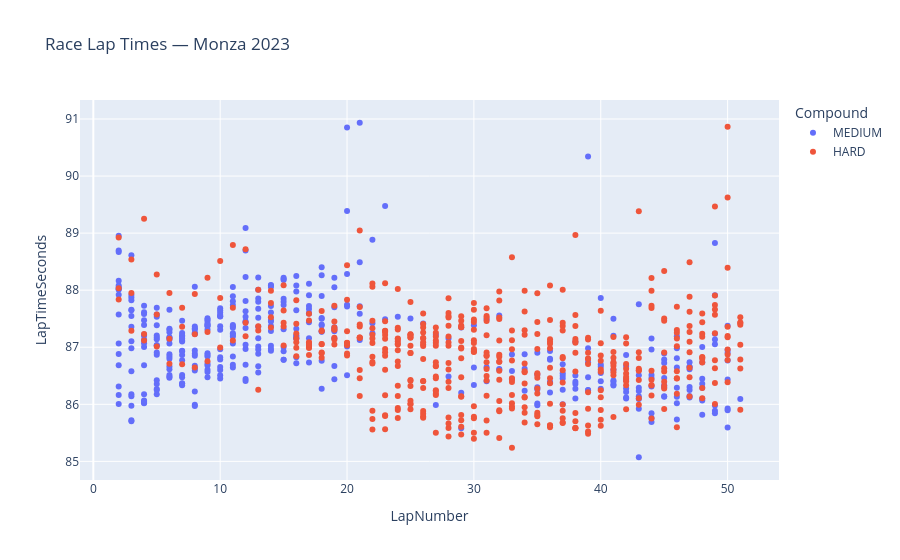

Notebook source saved alongside this figure:
### Code cell
fig_4 = px.scatter(clean_laps,
                   x = 'LapNumber',
                   y = 'LapTimeSeconds',
                   hover_data=['Driver', 'Team'],
                   color='Compound',
                   title='Race Lap Times — Monza 2023')
fig_4.show()

### Figure 1 — Plotly figure (JSON) as saved in the notebook; plotly's stock layout.template omitted (floating-point values rounded to 4 significant figures; data arrays with more than 128 entries replaced by an {"elided": "..."} marker saying what was removed)
{"data": [{"customdata": {"elided": "406x2 str values"}, "hovertemplate": "Compound=MEDIUM<br>LapNumber=%{x}<br>LapTimeSeconds=%{y}<br>Driver=%{customdata[0]}<br>Team=%{customdata[1]}<extra></extra>", "legendgroup": "MEDIUM", "marker": {"color": "#636efa", "symbol": "circle"}, "mode": "markers", "name": "MEDIUM", "orientation": "v", "showlegend": true, "type": "scatter", "x": {"elided": "406 float values"}, "xaxis": "x", "y": {"elided": "406 float values"}, "yaxis": "y"}, {"customdata": {"elided": "473x2 str values"}, "hovertemplate": "Compound=HARD<br>LapNumber=%{x}<br>LapTimeSeconds=%{y}<br>Driver=%{customdata[0]}<br>Team=%{customdata[1]}<extra></extra>", "legendgroup": "HARD", "marker": {"color": "#EF553B", "symbol": "circle"}, "mode": "markers", "name": "HARD", "orientation": "v", "showlegend": true, "type": "scatter", "x": {"elided": "473 float values"}, "xaxis": "x", "y": {"elided": "473 float values"}, "yaxis": "y"}], "layout": {"legend": {"title": {"text": "Compound"}, "tracegroupgap": 0}, "title": {"text": "Race Lap Times — Monza 2023"}, "xaxis": {"anchor": "y", "domain": [0, 1], "title": {"text": "LapNumber"}}, "yaxis": {"anchor": "x", "domain": [0, 1], "title": {"text": "LapTimeSeconds"}}}}
